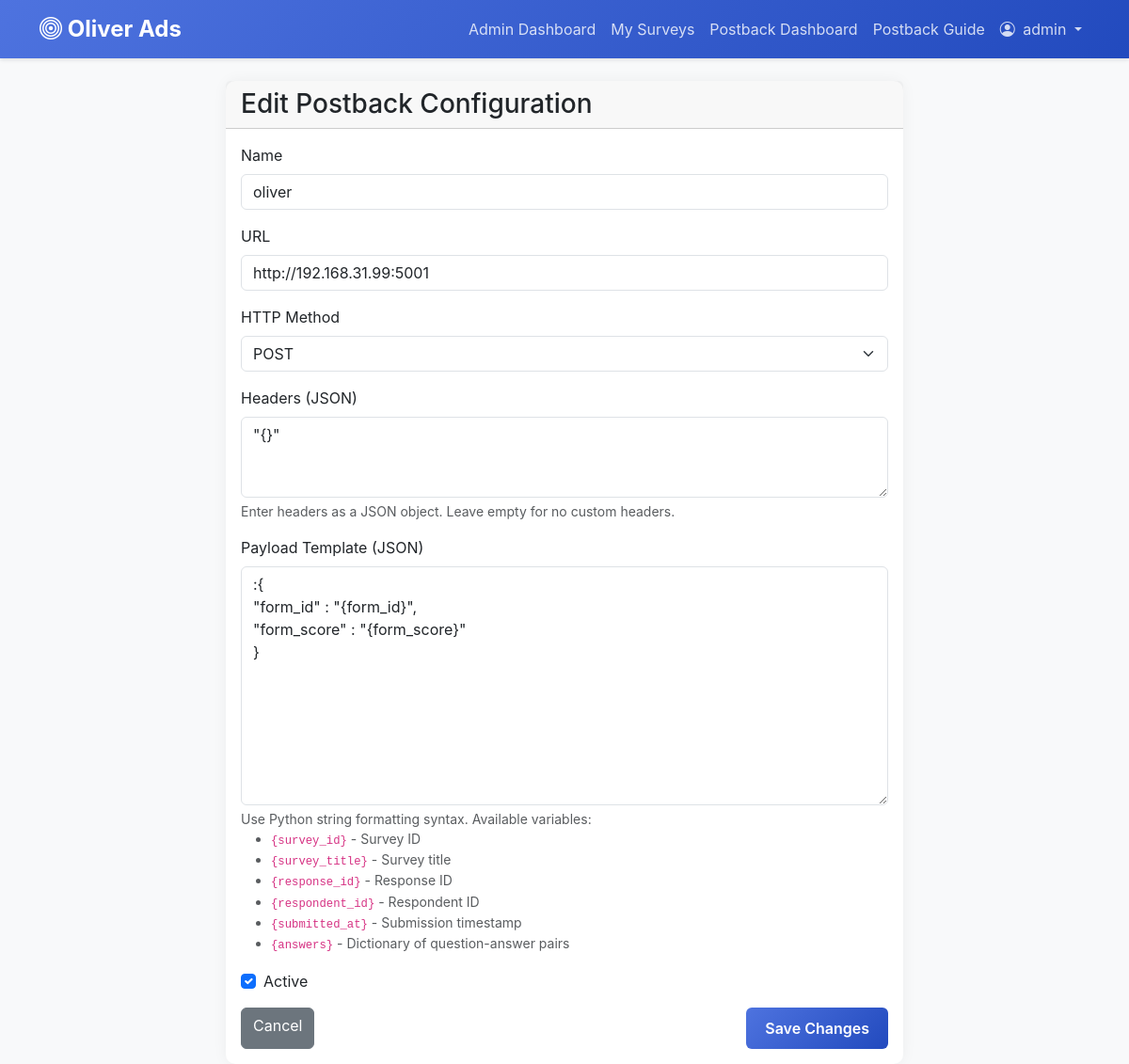
The app's page /postbacks/1/edit (signed in) with its own data.
### models.py (models this page shows, shortened)
class User(UserMixin, db.Model):
    id = db.Column(db.Integer, primary_key=True)
    username = db.Column(db.String(80), unique=True, nullable=False)
    password_hash = db.Column(db.String(128))
    is_admin = db.Column(db.Boolean, default=False)
    created_at = db.Column(db.DateTime, default=datetime.utcnow)

class PostbackConfig(db.Model):
    id = db.Column(db.Integer, primary_key=True)
    survey_id = db.Column(db.Integer, db.ForeignKey('survey.id'), nullable=False)
    creator_id = db.Column(db.Integer, db.ForeignKey('user.id'), nullable=False)
    name = db.Column(db.String(100), nullable=False)
    url = db.Column(db.String(500), nullable=False)
    method = db.Column(db.String(10), nullable=False)  # GET, POST, PUT, etc.
    headers = db.Column(db.Text)  # JSON string of headers
    payload_template = db.Column(db.Text, nullable=False)
    is_active = db.Column(db.Boolean, default=True)
    created_at = db.Column(db.DateTime, default=datetime.utcnow)
    creator = db.relationship('User', backref=db.backref('postback_configs', lazy=True))
    logs = db.relationship('PostbackLog', backref='config', lazy=True, cascade='all, delete-orphan')

### app.py (the view, shortened to what this page needs)
@app.route('/postbacks/<int:config_id>/edit', methods=['GET', 'POST'])
@login_required
def edit_postback(config_id):
    config = PostbackConfig.query.get_or_404(config_id)
    if config.creator_id != current_user.id and not current_user.is_admin:
        flash('You do not have permission to modify this configuration')
        return redirect(url_for('surveys'))
    return render_template('edit_postback.html', config=config)

### app.py (called while the page is built)
@login_manager.user_loader
def load_user(user_id):
    return User.query.get(int(user_id))

### templates/edit_postback.html (shortened to what this page needs)
{% extends "base.html" %}
{% block content %}
<div class="container mt-4">
    <div class="row justify-content-center">
        <div class="col-md-8">
            <div class="card">
                <div class="card-header">
                    <h3 class="card-title mb-0">Edit Postback Configuration</h3>
                </div>
                <div class="card-body">
                    <form method="POST">
                        <div class="mb-3">
                            <label for="name" class="form-label">Name</label>
                            <input type="text" class="form-control" id="name" name="name" required
                                   value="{{ config.name }}"
                                   placeholder="Enter a name for this postback configuration">
                        </div>
                        <div class="mb-3">
                            <label for="url" class="form-label">URL</label>
                            <input type="url" class="form-control" id="url" name="url" required
                                   value="{{ config.url }}"
                                   placeholder="Enter the postback URL">
                        </div>
                        <div class="mb-3">
                            <label for="method" class="form-label">HTTP Method</label>
                            <select class="form-select" id="method" name="method" required>
                                <option value="POST" {% if config.method == 'POST' %}selected{% endif %}>POST</option>
                            </select>
                        </div>
                        <div class="mb-3">
                            <label for="headers" class="form-label">Headers (JSON)</label>
                            <textarea class="form-control" id="headers" name="headers" rows="3"
                                    placeholder='{"Content-Type": "application/json", "Authorization": "Bearer token"}'>{{ config.headers | tojson(indent=2) }}</textarea>
                            <div class="form-text">Enter headers as a JSON object. Leave empty for no custom headers.</div>
                        </div>
                        <div class="mb-3">
                            <label for="payload_template" class="form-label">Payload Template (JSON)</label>
                            <textarea class="form-control" id="payload_template" name="payload_template" rows="10" required
                                    placeholder='{
    "survey_id": "{survey_id}",
    "survey_title": "{survey_title}",
    "response_id": "{response_id}",
    "respondent_id": "{respondent_id}",
    "submitted_at": "{submitted_at}",
    "answers": {answers}
}'>{{ config.payload_template }}</textarea>
                            <div class="form-text">
                                Use Python string formatting syntax. Available variables:
                                <ul>
                                    <li><code>{survey_id}</code> - Survey ID</li>
                                    <li><code>{survey_title}</code> - Survey title</li>
                                    <li><code>{response_id}</code> - Response ID</li>
                                    <li><code>{respondent_id}</code> - Respondent ID</li>
                                    <li><code>{submitted_at}</code> - Submission timestamp</li>
                                    <li><code>{answers}</code> - Dictionary of question-answer pairs</li>
                                </ul>
                            </div>
                        </div>
                        <div class="mb-3">
                            <div class="form-check">
                                <input type="checkbox" class="form-check-input" id="is_active" name="is_active"
                                       {% if config.is_active %}checked{% endif %}>
                                <label class="form-check-label" for="is_active">Active</label>
                            </div>
                        </div>
                        <div class="d-flex justify-content-between">
                            <a href="{{ url_for('postback_configs', survey_id=config.survey_id) }}" class="btn btn-secondary">
                                Cancel
                            </a>
                            <button type="submit" class="btn btn-primary">Save Changes</button>
                        </div>
                    </form>
                </div>
            </div>
        </div>
    </div>
</div>
{% endblock %}

### templates/base.html (shortened to what this page needs)
<!DOCTYPE html>
<html lang="en">
<head>
    <link href="https://cdn.jsdelivr.net/npm/bootstrap@5.3.0/dist/css/bootstrap.min.css" rel="stylesheet">
    <link rel="stylesheet" href="https://cdn.jsdelivr.net/npm/bootstrap-icons@1.11.0/font/bootstrap-icons.css">
</head>
<body>
    <nav class="navbar navbar-expand-lg navbar-dark">
        <div class="container">
            <a class="navbar-brand" href="{{ url_for('index') }}">
                <i class="bi bi-bullseye"></i> Oliver Ads
            </a>
            <div class="collapse navbar-collapse" id="navbarSupportedContent">
                <ul class="navbar-nav ms-auto">
                    {% if current_user.is_authenticated %}
                        {% if current_user.is_admin %}
                        <li class="nav-item">
                            <a class="nav-link" href="{{ url_for('admin_dashboard') }}">Admin Dashboard</a>
                        </li>
                        {% endif %}
                        <li class="nav-item">
                            <a class="nav-link" href="{{ url_for('surveys') }}">My Surveys</a>
                        </li>
                        <li class="nav-item">
                            <a class="nav-link" href="{{ url_for('postback_receiver_dashboard') }}">Postback Dashboard</a>
                        </li>
                        <li class="nav-item">
                            <a class="nav-link" href="{{ url_for('postback_instructions') }}">Postback Guide</a>
                        </li>
                        <li class="nav-item dropdown">
                            <a class="nav-link dropdown-toggle" href="#" id="userDropdown" role="button" data-bs-toggle="dropdown" aria-expanded="false">
                                <i class="bi bi-person-circle me-1"></i> {{ current_user.username }}
                            </a>
                        </li>
                    {% endif %}
                </ul>
            </div>
        </div>
    </nav>
    <div class="container">
        {% block content %}{% endblock %}
    </div>
</body>
</html>

### templates/base.html (style rules this page uses)
:root { --primary-color: #4e73df; --secondary-color: #1cc88a; --dark-color: #5a5c69; }
body { background-color: #f8f9fa; font-family: 'Nunito', -apple-system, BlinkMacSystemFont, "Segoe UI", Roboto, "Helvetica Neue", Arial, sans-serif; }
.navbar { background: linear-gradient(135deg, var(--primary-color), #224abe) !important; box-shadow: 0 2px 4px rgba(0,0,0,0.1); }
.navbar-brand { font-weight: 700; font-size: 1.5rem; }
.card { border: none; border-radius: 10px; box-shadow: 0 0 15px rgba(0,0,0,0.05); transition: transform 0.2s; }
.btn-primary { background: linear-gradient(135deg, var(--primary-color), #224abe); border: none; padding: 10px 20px; font-weight: 600; }
.nav-link { color: rgba(255,255,255,0.8) !important; transition: color 0.2s; }

### records on screen
User: username "admin"
PostbackConfig: name "oliver", url "http://192.168.31.99:5001", method "POST", headers "\"{}\"", payload_template ":{ \"form_id\" : \"{form_id}\", \"form_score\" : \"{form_score}\" }", is_active "☑"
